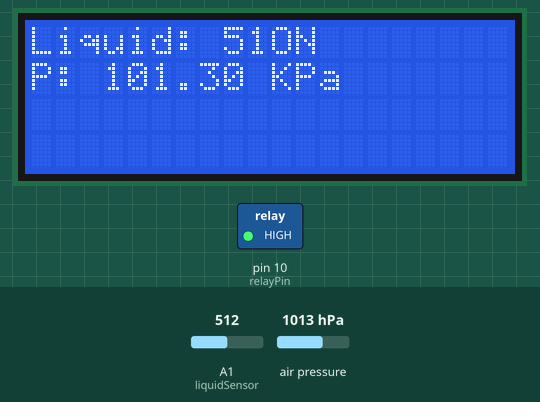
This sketch was run on a simulated Arduino Uno, built with avr-gcc and run on an emulated ATmega328P. Shown: 20×4 character LCD, switched loads named in the sketch (green lamp = pin HIGH). The test bench sets the inputs (shaded band); at power-on: A1 (liquidSensor) = 512, air pressure 1013 hPa. What the sketch prints to the serial monitor is not drawn.

Above: at 1.2 s.
1.3 s: A1 (liquidSensor) set to 111
At 2.8 s:
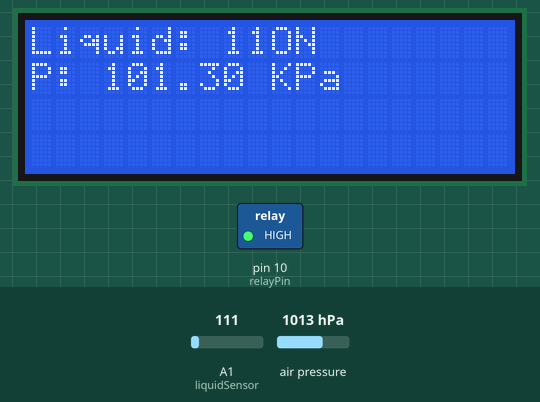
3.1 s: A1 (liquidSensor) set to 93
At 4.0 s:
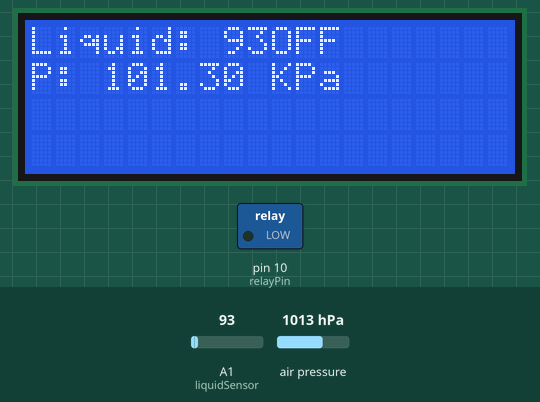
4.7 s: air pressure set to 952 hPa
At 6.0 s:
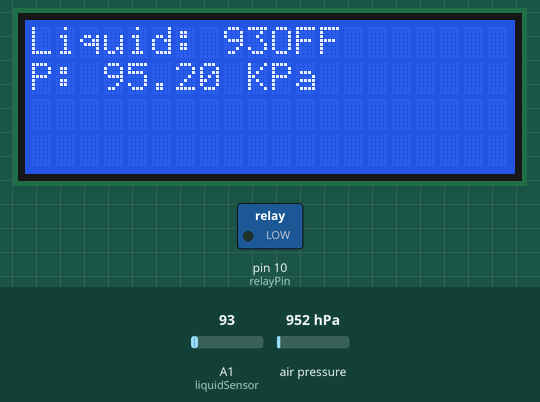
6.3 s: air pressure set to 975 hPa
At 7.0 s:
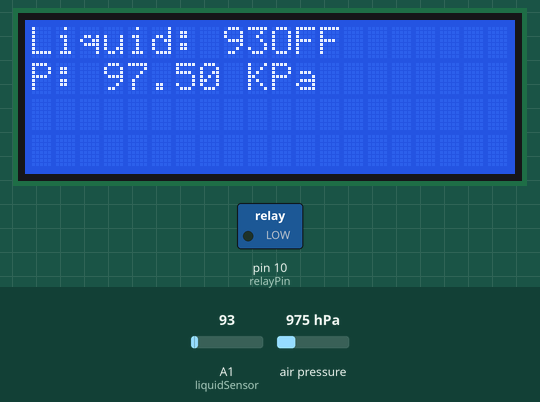
7.9 s: air pressure set to 1000 hPa
At 9.1 s:
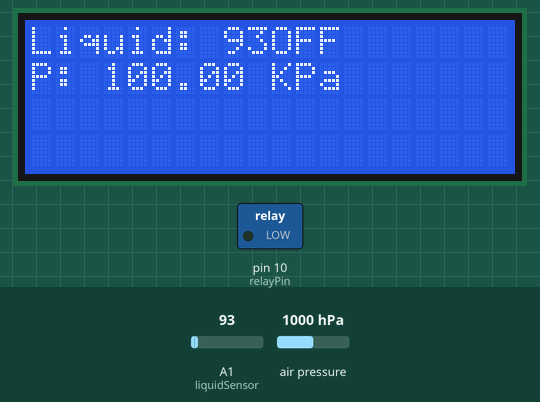
9.5 s: A1 (liquidSensor) set to 110
At 10.1 s:
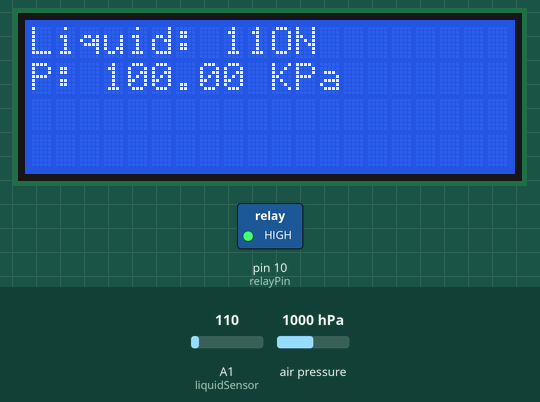
Timing chart, 0 to 12.1 s (numbered marks = the images above; inputs shaded):
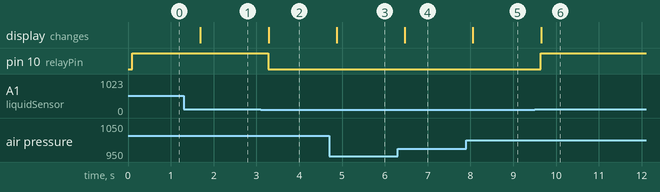

Measured:
- the behaviour switches between 100 and 99 on A1 (liquidSensor) (found by bisection; images 1 and 2)
- after the input at 1.3 s, the display: changes after 0.39 s (image 1)
- after the input at 3.1 s, pin 10 (relayPin): HIGH → LOW after 0.18 s; the display: changes after 0.18 s (image 2)
- after the input at 4.7 s, the display: changes after 0.17 s (image 3)
- after the input at 6.3 s, the display: changes after 0.16 s (image 4)
- after the input at 7.9 s, the display: changes after 0.16 s (image 5)
- after the input at 9.5 s, pin 10 (relayPin): LOW → HIGH after 0.15 s; the display: changes after 0.15 s (image 6)

The sketch:

main.ino
```cpp
#include <LiquidCrystal_I2C.h>
#include <Wire.h>
#include <Adafruit_BMP085.h>

const int milsToDelay = 500;
const int humidityThreshold = 100;

// Set the LCD address to 0x27 for a 16 chars and 2 line display
LiquidCrystal_I2C lcd(0x27,20,4);
Adafruit_BMP085 bmp;


int liquidSensor = A1;
int relayPin = 10;

void setup()
{
  Serial.begin(9600);
  pinMode(relayPin, OUTPUT);

  lcd.init();
  lcd.backlight();

  if (!bmp.begin())
  {
    Serial.println("Could not find a valid BMP085 sensor, check wiring!");
    while (1) {}
  }
}


void loop()
{
  const int liquidSensorOutput = analogRead(liquidSensor);
  const double pressure = bmp.readPressure();
  const bool pumpIsOn = (liquidSensorOutput >= humidityThreshold);


  lcd.clear();
  printHumidity(liquidSensorOutput);
  printPressure(pressure);

  lcd.setCursor(10, 0);
  if (pumpIsOn)
  {
    digitalWrite(relayPin, HIGH);
    Serial.println("ON");
    lcd.print("ON");
  }
  else
  {
    digitalWrite(relayPin, LOW);
    Serial.println("OFF");
    lcd.print("OFF");
  }

  delay(milsToDelay);
}

void printHumidity(int sensorValue)
{
  Serial.print("Liquid sensor: ");
  Serial.print(sensorValue);
  Serial.println("");

  lcd.setCursor(0, 0);
  lcd.print("Liquid: ");
  lcd.print(sensorValue);
}

void printPressure(double pressure)
{
  Serial.print("Pressure: ");
  Serial.print(pressure / 1000);
  Serial.print(" KPa");
  Serial.println("");

  lcd.setCursor(0, 1);
  lcd.print("P: ");
  lcd.print(pressure / 1000);
  lcd.print(" KPa");
}
```
